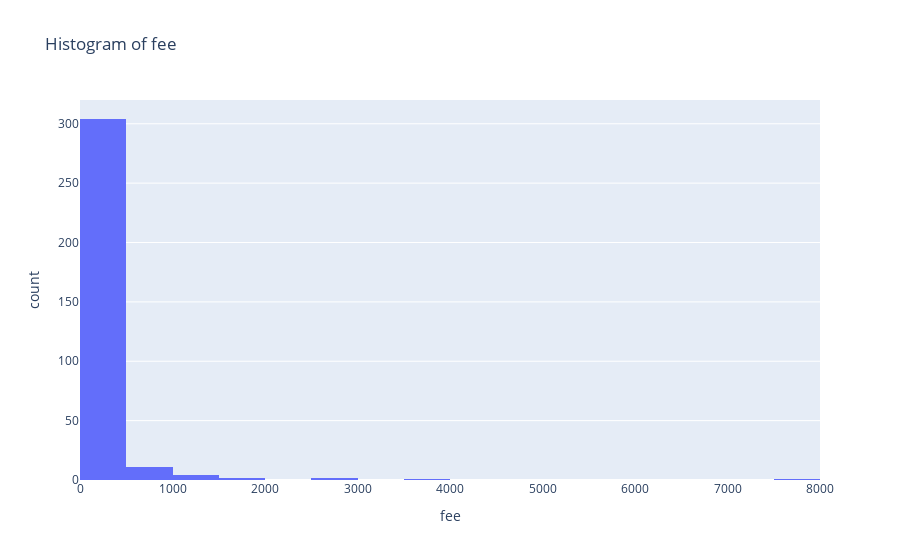

The cell this chart's notebook holds for it:
### Code cell
x = 'fee'

display(df.sort_values(x, ascending = False).head())
#display(df.sort_values(x, ascending = True).head())

fig = px.histogram(df, x=x, title = 'Histogram of ' + x, nbins = int(len(df) ** (1 / 2)))

fig.show()

### Figure 1 — Plotly figure (JSON) as saved in the notebook; plotly's stock layout.template omitted (floating-point values rounded to 4 significant figures; data arrays with more than 128 entries replaced by an {"elided": "..."} marker saying what was removed)
{"data": [{"alignmentgroup": "True", "bingroup": "x", "hovertemplate": "fee=%{x}<br>count=%{y}<extra></extra>", "legendgroup": "", "marker": {"color": "#636efa", "pattern": {"shape": ""}}, "name": "", "nbinsx": 18, "offsetgroup": "", "orientation": "v", "showlegend": false, "type": "histogram", "x": {"elided": "325 int values"}, "xaxis": "x", "yaxis": "y"}], "layout": {"autosize": true, "barmode": "relative", "legend": {"tracegroupgap": 0}, "title": {"text": "Histogram of fee"}, "xaxis": {"anchor": "y", "autorange": true, "domain": [0, 1], "range": [-0.5, 8000.0], "title": {"text": "fee"}, "type": "linear"}, "yaxis": {"anchor": "x", "autorange": true, "domain": [0, 1], "range": [0, 320], "title": {"text": "count"}}}}
